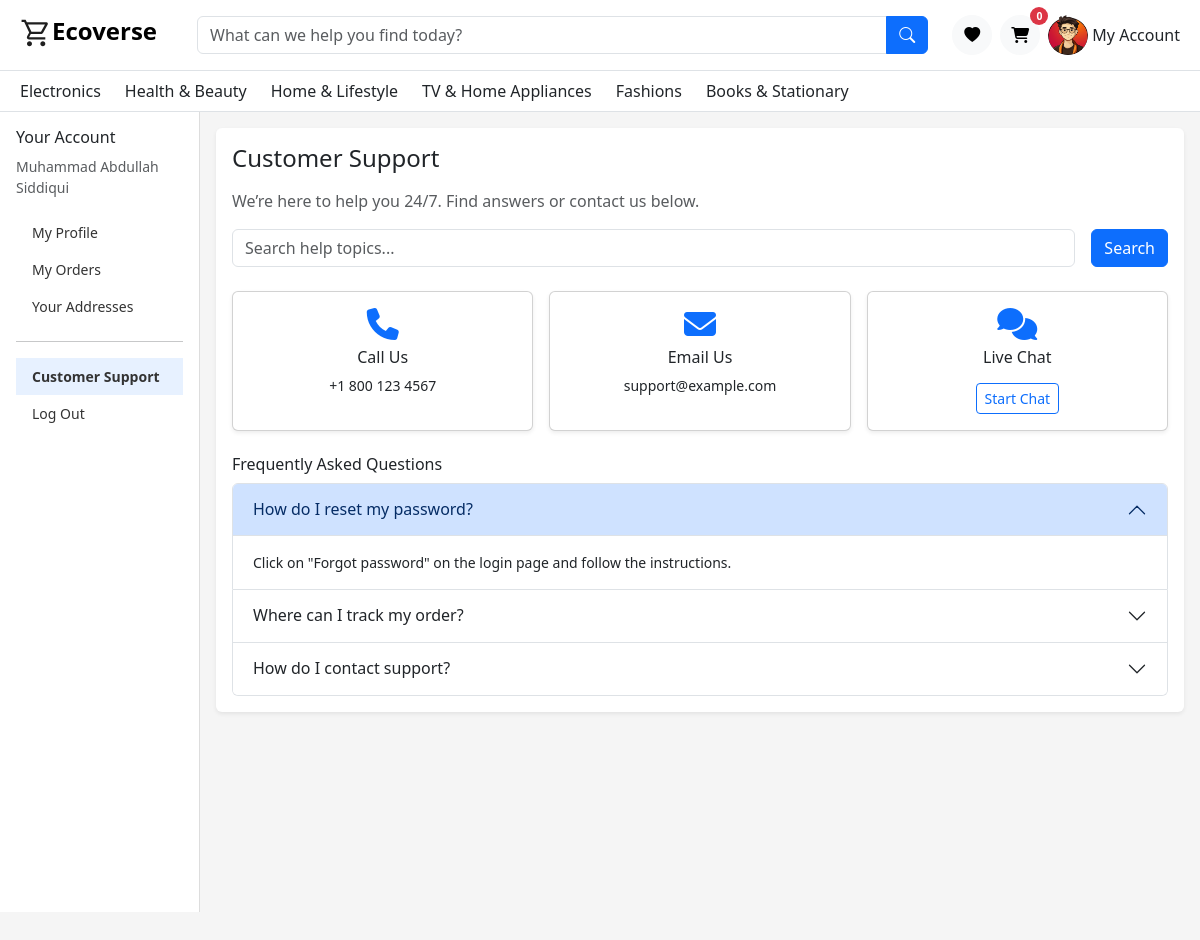
The app's page /Client/customer_support.php (signed in) with its own data.
### tables this page shows
CREATE TABLE `users` (
  `id` int(11) NOT NULL,
  `name` varchar(100) NOT NULL,
  `email` varchar(100) NOT NULL,
  `password` varchar(255) NOT NULL,
  `phone` varchar(20) DEFAULT NULL,
  `role` enum('user','admin') DEFAULT 'user',
  `status` enum('active','inactive') DEFAULT 'active',
  `created_at` datetime DEFAULT current_timestamp(),
  `updated_at` datetime DEFAULT current_timestamp() ON UPDATE current_timestamp(),
  `user_profile` varchar(255) NOT NULL DEFAULT '',
  `gender` enum('male','female') DEFAULT 'male',
  `email_token` varchar(255) DEFAULT NULL,
  `token_expiry` datetime DEFAULT NULL
);

CREATE TABLE `categories` (
  `id` int(11) NOT NULL,
  `name` varchar(100) NOT NULL
);

### Client/customer_support.php (the view, shortened to what this page needs)
<?php
include './includes/Navbar.php';
include("../Server/Admin-Panel/config/db.php");
$user_id = $_SESSION['user_id'];
?>
<link href="https://cdn.jsdelivr.net/npm/bootstrap@5.3.3/dist/css/bootstrap.min.css" rel="stylesheet" />
<link href="https://cdnjs.cloudflare.com/ajax/libs/font-awesome/6.5.0/css/all.min.css" rel="stylesheet" />
<div class="container-fluid">
  <div class="row">
    <?php
    $sql = "SELECT * FROM users WHERE id = $user_id";
    $result = $conn->query($sql);
    if ($row = $result->fetch_assoc()) {
    ?>
      <div class="col-12 col-md-3 col-lg-2 sidebar p-0">
        <div class="p-3">
          <h6>Your Account</h6>
          <small class="text-muted d-block mb-3"><?= htmlspecialchars($row['name']) ?></small>
          <a href="./homeprofile.php" id="Home">My Profile</a>
          <a href="./Profile.php" id='myorders'>My Orders</a>
          <a href="#">Your Addresses</a>
          <hr />
          <a href="./customer_support.php" class="active">Customer Support</a>
          <a href="./logout.php">Log Out</a>
        </div>
      </div>
    <?php
    }
    ?>
    <div class="col-12 col-md-9 col-lg-10 p-3">
      <div class="bg-white p-3 rounded shadow-sm">
        <h4 class="mb-3">Customer Support</h4>
        <p class="text-muted">We’re here to help you 24/7. Find answers or contact us below.</p>
        <form class="d-flex mb-4 flex-wrap gap-2">
          <input class="form-control me-2" type="search" placeholder="Search help topics..." style="flex:1; min-width:200px;" />
          <button class="btn btn-primary" type="submit">Search</button>
        </form>
        <div class="row g-3 mb-4">
          <div class="col-12 col-sm-6 col-lg-4">
            <div class="card h-100 shadow-sm">
              <div class="card-body text-center">
                <i class="fas fa-phone fa-2x text-primary mb-2"></i>
                <h6>Call Us</h6>
                <p class="small">+1 800 123 4567</p>
              </div>
            </div>
          </div>
          <div class="col-12 col-sm-6 col-lg-4">
            <div class="card h-100 shadow-sm">
              <div class="card-body text-center">
                <i class="fas fa-envelope fa-2x text-primary mb-2"></i>
                <h6>Email Us</h6>
                <p class="small">support@example.com</p>
              </div>
            </div>
          </div>
          <div class="col-12 col-sm-6 col-lg-4">
            <div class="card h-100 shadow-sm">
              <div class="card-body text-center">
                <i class="fas fa-comments fa-2x text-primary mb-2"></i>
                <h6>Live Chat</h6>
                <button class="btn btn-outline-primary btn-sm mt-2">Start Chat</button>
              </div>
            </div>
          </div>
        </div>
        <h6 class="mt-4">Frequently Asked Questions</h6>
        <div class="accordion" id="faqAccordion">
          <div class="accordion-item">
            <h2 class="accordion-header" id="headingOne">
              <button class="accordion-button" type="button" data-bs-toggle="collapse" data-bs-target="#collapseOne">
                How do I reset my password?
              </button>
            </h2>
            <div id="collapseOne" class="accordion-collapse collapse show" data-bs-parent="#faqAccordion">
              <div class="accordion-body small">
                Click on "Forgot password" on the login page and follow the instructions.
              </div>
            </div>
          </div>
          <div class="accordion-item">
            <h2 class="accordion-header" id="headingTwo">
              <button class="accordion-button collapsed" type="button" data-bs-toggle="collapse" data-bs-target="#collapseTwo">
                Where can I track my order?
              </button>
            </h2>
          </div>
          <div class="accordion-item">
            <h2 class="accordion-header" id="headingThree">
              <button class="accordion-button collapsed" type="button" data-bs-toggle="collapse" data-bs-target="#collapseThree">
                How do I contact support?
              </button>
            </h2>
          </div>
        </div>
      </div>
    </div>
  </div>
</div>

### Client/includes/Navbar.php (shortened to what this page needs)
<?php
 include("../Server/Admin-Panel/config/db.php");
 if (isset($_SESSION['user_id'])) {
   $user_id = $_SESSION['user_id'];
   $sql = "SELECT * FROM users WHERE id = $user_id ";
   $result = $conn->query($sql);
   if ($row = $result->fetch_assoc()) {
     $profile = $row['user_profile'];
   }
 }
 ?>
<nav class="navbar navbar-expand-lg bg-white border-bottom py-2  navbar_desktop  ">
  <div class="container-fluid mx-2">
    <a class="navbar-brand d-flex align-items-start fs-4" href="./index.php">
      <strong class="mb-2"><img height="32px" src="./Assets/Images/shopping_cart_37dp_1F1F1F_FILL0_wght400_GRAD0_opsz40.svg" alt="">Ecoverse</strong>
    </a>
    <form autocomplete="off" class="d-flex flex-grow-1 mx-4 position-relative" role="search" id="searchForm">
      <div class="input-group flex-grow-1">
        <input
          class="form-control search-box searchInput"
          type="search"
          placeholder="What can we help you find today?"
          oninput="searchFunc(this.value)" />
        <button id="search-btn" class="btn btn-primary " type="submit">
          <i class="bi bi-search"></i>
        </button>
      </div>
    </form>
    <div class="d-flex align-items-center gap-2">
      <a href="#"
        class="btn btn-light rounded-circle p-0 d-flex align-items-center justify-content-center position-relative"
        style="width: 40px; height: 40px;">
        <i class="	bi bi-heart-fill"></i>
      </a>
      <a onclick="checkauth('cart')"
        class="btn btn-light rounded-circle p-0 d-flex align-items-center justify-content-center position-relative"
        style="width: 40px; height: 40px;">
        <i class="fas fa-cart-shopping"></i>
        <span
          class="position-absolute top-0 start-100 translate-middle badge bg-danger rounded-circle d-flex align-items-center justify-content-center " id='cartCount'
          style="width: 18px; height: 18px; font-size: 0.65rem;">
         <?= isset($_SESSION['cart']) ? count($_SESSION['cart']) : 0; ?>
        </span>
      </a>
      <div class="dropdown">
        <a class="nav-link d-flex align-items-center" href="#" data-bs-toggle="dropdown">
          <img src="<?= empty($profile) ? './Assets/Images/user.png' : '../Server/uploads/' . $profile ?>" width="40" height="40" class="rounded-circle me-1">
          My Account
        </a>
      </div>
    </div>
  </div>
</nav>
<nav class="bg-white border-bottom py-2  navbar_desktop ">
  <div class="container-fluid mx-2 d-flex justify-content-between">
    <div class="d-flex gap-4 flex-wrap">
      <?php
       $sql = "SELECT * FROM categories";
       $result = $conn->query($sql);
       while ($row = $result->fetch_assoc()) {
       ?>
        <div class="dropdown">
          <a href="#" class="nav-link" data-bs-toggle="dropdown">
            <?= htmlspecialchars($row['name']) ?>
          </a>
        </div>
      <?php
       }
       ?>
    </div>
  </div>
</nav>

### Client/Assets/CSS/home.css (style rules this page uses)
.search-box { border-radius: 0; }
.nav-link { font-weight: 500; }

### Client/includes/Navbar.php (style rules this page uses)
.navbar_desktop { display: flex; }

### Client/customer_support.php (style rules this page uses)
body { background: #f5f6f8; font-weight: 500; }
.sidebar { min-height: 100vh; background: white; border-right: 1px solid #ddd; }
.sidebar a { padding: 8px 16px; display: block; color: #333; text-decoration: none; font-size: 14px; }
.sidebar a.active { background-color: #e7f1ff; font-weight: 600; }

### Client/includes/mobile-icon.php (style rules this page uses)
body { padding-bottom: 60px; }

### records on screen
users: user_profile (picture), name "Muhammad Abdullah Siddiqui"
categories: name "Electronics"
categories: name "Health & Beauty"
categories: name "Home & Lifestyle"
categories: name "TV & Home Appliances"
categories: name "Fashions"
categories: name "Books & Stationary"
